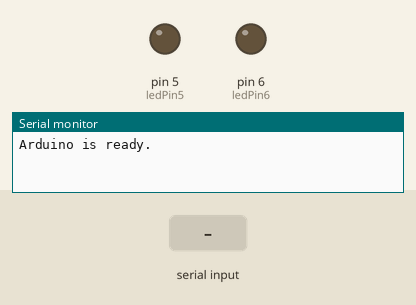
Bench run of a sketch on a simulated Arduino Uno, built with avr-gcc and run on an emulated ATmega328P. Parts: output pins drawn as LEDs (lit = HIGH), the last lines printed to the serial monitor. Inputs (shaded band) come from the test bench.

Above: at 1.2 s.
1.3 s: "o" received over Serial
At 2.3 s:
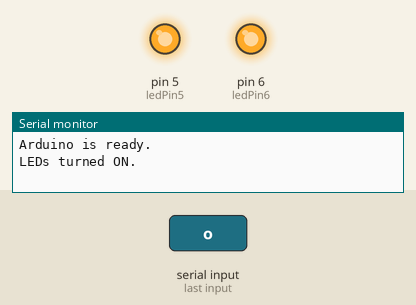
3.1 s: "c" received over Serial
At 3.25 s:
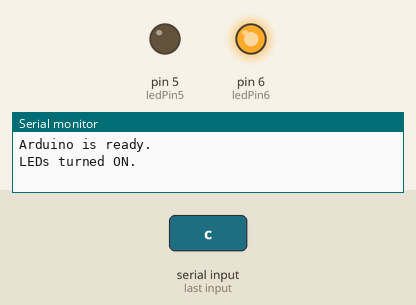
4.9 s: "O" received over Serial
At 5.05 s:
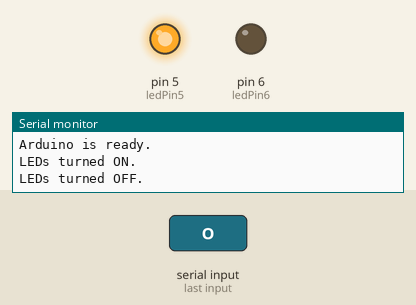
6.7 s: "C" received over Serial
At 7.6 s:
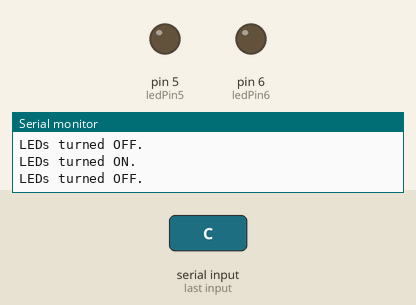
Timing chart, 0 to 9.5 s (numbered marks = the images above; inputs shaded):
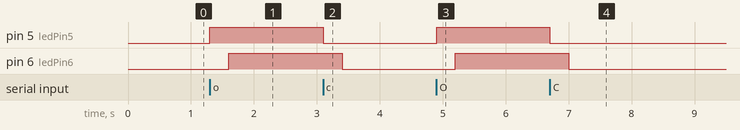

The sketch:

Projet_4_eye_control.ino.ino
```cpp
int ledPin5 = 5;  // Pin 5 controls one LED
int ledPin6 = 6;  // Pin 6 controls another LED

void setup() {
  pinMode(ledPin5, OUTPUT);
  pinMode(ledPin6, OUTPUT);
  Serial.begin(9600);  // Set the baud rate to match the Python script
  Serial.println("Arduino is ready.");
}

void loop() {
  if (Serial.available() > 0) {
    char command = Serial.read();

    if (command == 'o' || command == 'O') { // Accept both 'open' and 'closed'
      digitalWrite(ledPin5, HIGH);  // Turn on LED on pin 5
      delay(300);
      digitalWrite(ledPin6, HIGH);  // Turn on LED on pin 6
      delay(300);
      Serial.println("LEDs turned ON.");
    } else if (command == 'c' || command == 'C') {
      digitalWrite(ledPin5, LOW);  // Turn off LED on pin 5
      delay(300);
      digitalWrite(ledPin6, LOW);  // Turn off LED on pin 6
      delay(300);
      Serial.println("LEDs turned OFF.");
    }
  }
}
```

Measured:
- after the input at 1.3 s, pin 5 (ledPin5): LOW → HIGH at once; pin 6 (ledPin6): LOW → HIGH after 0.30 s
- after the input at 3.1 s, pin 5 (ledPin5): HIGH → LOW at once; pin 6 (ledPin6): HIGH → LOW after 0.30 s
- after the input at 4.9 s, pin 5 (ledPin5): LOW → HIGH at once; pin 6 (ledPin6): LOW → HIGH after 0.30 s
- after the input at 6.7 s, pin 5 (ledPin5): HIGH → LOW at once; pin 6 (ledPin6): HIGH → LOW after 0.30 s
